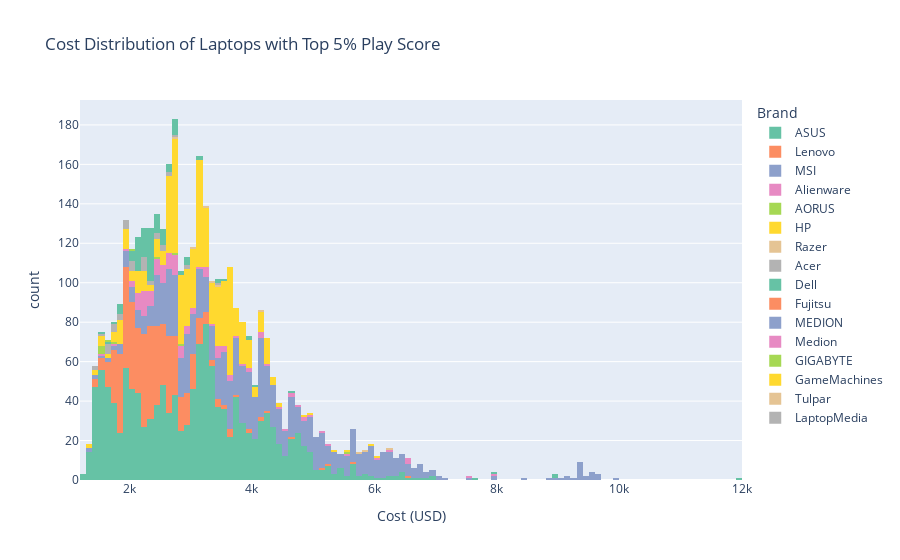

The cell this chart's notebook holds for it:
### Code cell
specific_score_column = 'Play Score'
top_5_percent_threshold = df6[specific_score_column].quantile(0.95)
top_10_percent_threshold = df6[specific_score_column].quantile(0.90)
top_5_percent_laptops = df6[df6[specific_score_column] >= top_5_percent_threshold]
top_10_percent_laptops = df6[df6[specific_score_column] >= top_10_percent_threshold]
fig_5 = px.histogram(top_5_percent_laptops, 
                      x='Cost', 
                      title=f'Cost Distribution of Laptops with Top 5% {specific_score_column}',
                      labels={'Cost': 'Cost (USD)', f'{specific_score_column}': f'Top 5% {specific_score_column}'},
                      color='Brand',
                      color_discrete_sequence=px.colors.qualitative.Set2)
fig_10 = px.histogram(top_10_percent_laptops, 
                       x='Cost', 
                       title=f'Cost Distribution of Laptops with Top 10% {specific_score_column}',
                       labels={'Cost': 'Cost (USD)', f'{specific_score_column}': f'Top 10% {specific_score_column}'},
                       color='Brand',
                       color_discrete_sequence=px.colors.qualitative.Set2)
fig_5.show()
fig_10.show()

### Figure 1 — Plotly figure (JSON) as saved in the notebook; plotly's stock layout.template omitted (floating-point values rounded to 4 significant figures; data arrays with more than 128 entries replaced by an {"elided": "..."} marker saying what was removed)
{"data": [{"alignmentgroup": "True", "bingroup": "x", "hovertemplate": "Brand=ASUS<br>Cost (USD)=%{x}<br>count=%{y}<extra></extra>", "legendgroup": "ASUS", "marker": {"color": "rgb(102,194,165)", "pattern": {"shape": ""}}, "name": "ASUS", "offsetgroup": "ASUS", "orientation": "v", "showlegend": true, "type": "histogram", "x": {"elided": "3599 float values"}, "xaxis": "x", "yaxis": "y"}, {"alignmentgroup": "True", "bingroup": "x", "hovertemplate": "Brand=Lenovo<br>Cost (USD)=%{x}<br>count=%{y}<extra></extra>", "legendgroup": "Lenovo", "marker": {"color": "rgb(252,141,98)", "pattern": {"shape": ""}}, "name": "Lenovo", "offsetgroup": "Lenovo", "orientation": "v", "showlegend": true, "type": "histogram", "x": {"elided": "1383 float values"}, "xaxis": "x", "yaxis": "y"}, {"alignmentgroup": "True", "bingroup": "x", "hovertemplate": "Brand=MSI<br>Cost (USD)=%{x}<br>count=%{y}<extra></extra>", "legendgroup": "MSI", "marker": {"color": "rgb(141,160,203)", "pattern": {"shape": ""}}, "name": "MSI", "offsetgroup": "MSI", "orientation": "v", "showlegend": true, "type": "histogram", "x": {"elided": "3799 float values"}, "xaxis": "x", "yaxis": "y"}, {"alignmentgroup": "True", "bingroup": "x", "hovertemplate": "Brand=Alienware<br>Cost (USD)=%{x}<br>count=%{y}<extra></extra>", "legendgroup": "Alienware", "marker": {"color": "rgb(231,138,195)", "pattern": {"shape": ""}}, "name": "Alienware", "offsetgroup": "Alienware", "orientation": "v", "showlegend": true, "type": "histogram", "x": {"elided": "583 float values"}, "xaxis": "x", "yaxis": "y"}, {"alignmentgroup": "True", "bingroup": "x", "hovertemplate": "Brand=AORUS<br>Cost (USD)=%{x}<br>count=%{y}<extra></extra>", "legendgroup": "AORUS", "marker": {"color": "rgb(166,216,84)", "pattern": {"shape": ""}}, "name": "AORUS", "offsetgroup": "AORUS", "orientation": "v", "showlegend": true, "type": "histogram", "x": [2899, 2449, null, null, null, null, 2799, null, null, null, null, null, null, null, null, null, 5598, null, null, null, null, null, null, 1599, null, null, null, null, null, 1549, null, 1504.0, 1599, null, null, null, null, null, null, null, null, null, null, null, 1799, null, null, null, null, null, null, null], "xaxis": "x", "yaxis": "y"}, {"alignmentgroup": "True", "bingroup": "x", "hovertemplate": "Brand=HP<br>Cost (USD)=%{x}<br>count=%{y}<extra></extra>", "legendgroup": "HP", "marker": {"color": "rgb(255,217,47)", "pattern": {"shape": ""}}, "name": "HP", "offsetgroup": "HP", "orientation": "v", "showlegend": true, "type": "histogram", "x": {"elided": "1472 float values"}, "xaxis": "x", "yaxis": "y"}, {"alignmentgroup": "True", "bingroup": "x", "hovertemplate": "Brand=Razer<br>Cost (USD)=%{x}<br>count=%{y}<extra></extra>", "legendgroup": "Razer", "marker": {"color": "rgb(229,196,148)", "pattern": {"shape": ""}}, "name": "Razer", "offsetgroup": "Razer", "orientation": "v", "showlegend": true, "type": "histogram", "x": [3400.0, 3300.0, 3500.0, 5750, 2800.0, null, 4200.0, 5900.0, 3099, null, null, null, null, null, null, null, null, null, null, null, null, null, null, null, null, null, null, null, null, 6298, null, null, null, null, null, null, null, null, null, null, null, null, null, null, null, null, null, null, null, null, null, null, null, null, null, null, null, null], "xaxis": "x", "yaxis": "y"}, {"alignmentgroup": "True", "bingroup": "x", "hovertemplate": "Brand=Acer<br>Cost (USD)=%{x}<br>count=%{y}<extra></extra>", "legendgroup": "Acer", "marker": {"color": "rgb(179,179,179)", "pattern": {"shape": ""}}, "name": "Acer", "offsetgroup": "Acer", "orientation": "v", "showlegend": true, "type": "histogram", "x": {"elided": "417 float values"}, "xaxis": "x", "yaxis": "y"}, {"alignmentgroup": "True", "bingroup": "x", "hovertemplate": "Brand=Dell<br>Cost (USD)=%{x}<br>count=%{y}<extra></extra>", "legendgroup": "Dell", "marker": {"color": "rgb(102,194,165)", "pattern": {"shape": ""}}, "name": "Dell", "offsetgroup": "Dell", "orientation": "v", "showlegend": true, "type": "histogram", "x": {"elided": "197 float values"}, "xaxis": "x", "yaxis": "y"}, {"alignmentgroup": "True", "bingroup": "x", "hovertemplate": "Brand=Fujitsu<br>Cost (USD)=%{x}<br>count=%{y}<extra></extra>", "legendgroup": "Fujitsu", "marker": {"color": "rgb(252,141,98)", "pattern": {"shape": ""}}, "name": "Fujitsu", "offsetgroup": "Fujitsu", "orientation": "v", "showlegend": true, "type": "histogram", "x": [null, null, null], "xaxis": "x", "yaxis": "y"}, {"alignmentgroup": "True", "bingroup": "x", "hovertemplate": "Brand=MEDION<br>Cost (USD)=%{x}<br>count=%{y}<extra></extra>", "legendgroup": "MEDION", "marker": {"color": "rgb(141,160,203)", "pattern": {"shape": ""}}, "name": "MEDION", "offsetgroup": "MEDION", "orientation": "v", "showlegend": true, "type": "histogram", "x": [null, null, null, null], "xaxis": "x", "yaxis": "y"}, {"alignmentgroup": "True", "bingroup": "x", "hovertemplate": "Brand=Medion<br>Cost (USD)=%{x}<br>count=%{y}<extra></extra>", "legendgroup": "Medion", "marker": {"color": "rgb(231,138,195)", "pattern": {"shape": ""}}, "name": "Medion", "offsetgroup": "Medion", "orientation": "v", "showlegend": true, "type": "histogram", "x": [null], "xaxis": "x", "yaxis": "y"}, {"alignmentgroup": "True", "bingroup": "x", "hovertemplate": "Brand=GIGABYTE<br>Cost (USD)=%{x}<br>count=%{y}<extra></extra>", "legendgroup": "GIGABYTE", "marker": {"color": "rgb(166,216,84)", "pattern": {"shape": ""}}, "name": "GIGABYTE", "offsetgroup": "GIGABYTE", "orientation": "v", "showlegend": true, "type": "histogram", "x": [2007.0, null, null, null, 1671.0], "xaxis": "x", "yaxis": "y"}, {"alignmentgroup": "True", "bingroup": "x", "hovertemplate": "Brand=GameMachines<br>Cost (USD)=%{x}<br>count=%{y}<extra></extra>", "legendgroup": "GameMachines", "marker": {"color": "rgb(255,217,47)", "pattern": {"shape": ""}}, "name": "GameMachines", "offsetgroup": "GameMachines", "orientation": "v", "showlegend": true, "type": "histogram", "x": [null, null], "xaxis": "x", "yaxis": "y"}, {"alignmentgroup": "True", "bingroup": "x", "hovertemplate": "Brand=Tulpar<br>Cost (USD)=%{x}<br>count=%{y}<extra></extra>", "legendgroup": "Tulpar", "marker": {"color": "rgb(229,196,148)", "pattern": {"shape": ""}}, "name": "Tulpar", "offsetgroup": "Tulpar", "orientation": "v", "showlegend": true, "type": "histogram", "x": [null], "xaxis": "x", "yaxis": "y"}, {"alignmentgroup": "True", "bingroup": "x", "hovertemplate": "Brand=LaptopMedia<br>Cost (USD)=%{x}<br>count=%{y}<extra></extra>", "legendgroup": "LaptopMedia", "marker": {"color": "rgb(179,179,179)", "pattern": {"shape": ""}}, "name": "LaptopMedia", "offsetgroup": "LaptopMedia", "orientation": "v", "showlegend": true, "type": "histogram", "x": [null, null, null], "xaxis": "x", "yaxis": "y"}], "layout": {"barmode": "relative", "legend": {"title": {"text": "Brand"}, "tracegroupgap": 0}, "title": {"text": "Cost Distribution of Laptops with Top 5% Play Score"}, "xaxis": {"anchor": "y", "domain": [0, 1], "title": {"text": "Cost (USD)"}}, "yaxis": {"anchor": "x", "domain": [0, 1], "title": {"text": "count"}}}}
